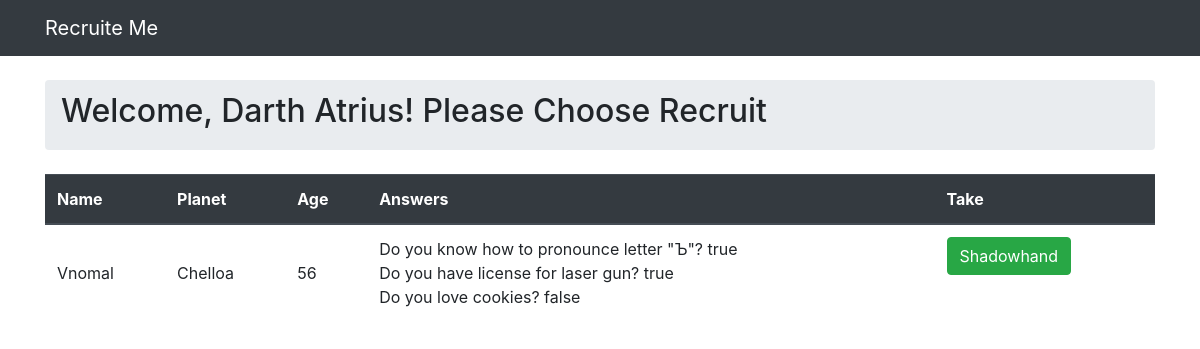
Page /sith/1 on the earlier database version.
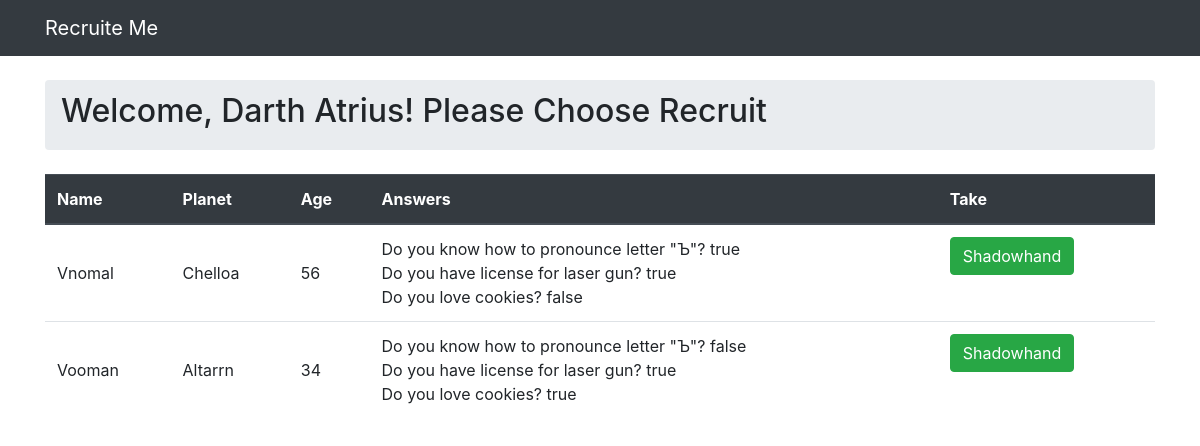
Same page on the later database version.
### recruit/models.py (models this page shows, shortened)
class Sith(models.Model):
    name = models.CharField(max_length=30)
    planet = models.ForeignKey(Planet, on_delete=models.CASCADE, related_name='siths')
    shadowhand = models.ManyToManyField(PassedTest, related_name='siths')

class PassedTest(models.Model):
    recruit = models.ForeignKey(Recruit, on_delete=models.CASCADE, related_name='passedtests')
    answers = models.ManyToManyField(Answer)

class Recruit(models.Model):
    name = models.CharField(max_length=50)
    planet = models.ForeignKey(Planet, on_delete=models.CASCADE, related_name='recruits')
    age = models.IntegerField()
    mail = models.EmailField()

class Planet(models.Model):
    name = models.CharField(max_length=60, unique=True)
    def __str__(self):
        return self.name

class Answer(models.Model):
    question = models.CharField(max_length=256)
    answer = models.CharField(max_length=6)

### recruit/views.py (the view, shortened to what this page needs)
# urls.py: path('sith/<int:pk>', views.ChooseRecruit.as_view(), name='choose_recruit')
class ChooseRecruit(View):
    def get(self, request, pk):
        sith = get_object_or_404(Sith, pk=pk)
        siths = Sith.objects.all()
        recruits = PassedTest.objects.all()
        return render(request, 'choose_recruits.html', {'sith': sith, 'recruits': recruits, 'siths': siths})

### templates/choose_recruits.html (shortened to what this page needs)
{% extends 'base.html' %}
{% block breadcrumb %}
    <h2>Welcome, {{ sith.name }}! Please Choose Recruit</h2>
{%  endblock %}
{% block content %}
    <table class="table">
        <thead class="thead-dark">
            <tr>
                <th>Name</th>
                <th>Planet</th>
                <th>Age</th>
                <th>Answers</th>
                <th> Take</th>
            </tr>
        </thead>
        <tbody>
            {% for recruit in recruits %}
               {% if not recruit.siths.exists %}
                <tr>
                    <td class="align-middle">
                        {{ recruit.recruit.name }}
                    </td>
                    <td class="align-middle">{{ recruit.recruit.planet }}</td>
                    <td class="align-middle">{{ recruit.recruit.age }}</td>
                    <td >
                        {% for answer in recruit.answers.all %}
                            {{ answer.question }}
                            {{ answer.answer }}
                            <br>
                        {% endfor %}
                        </td>
                    <td>{% if sith.shadowhand.all.count < 3 %}
                        <form method="post">
                             <button type="submit" class="btn btn-success" id="Shadowhand" name="Shadowhand" value="{{recruit.recruit.name}}">Shadowhand</button>
                    </form>
                        {% else %}
                        <p>You can't take more. You have already 3 &#x1F625;</p>
                            </td>
                        {% endif %}
                </tr>
                {% endif %}
            {% endfor %}
        </tbody>
    </table>
{% endblock %}

### templates/base.html (shortened to what this page needs)
{% load static %}
<!DOCTYPE html>
<html>
    <head>
        <link rel="stylesheet" href="https://stackpath.bootstrapcdn.com/bootstrap/4.3.1/css/bootstrap.min.css">
    </head>
    <body>
        {% block body %}
            <nav class="navbar navbar-expand-sm navbar-dark bg-dark">
                <div class="container">
                    <a class="navbar-brand" href="{% url 'home' %}">Recruite Me</a>
                </div>
            </nav>
            <div class="container">
                <ol class="breadcrumb my-4">
                    {% block breadcrumb %}
                    {% endblock %}
                </ol>
                {% block content %}
                {% endblock %}
            </div>
        {%  endblock %}
    </body>
</html>

Differences in the rows shown:
added PassedTest: recruit.name "Vooman", recruit.planet "Altarrn", recruit.age "34"
added Answer: question "Do you know how to pronounce letter \"Ъ\"?", answer "false", shown under "Vooman"
added Answer: question "Do you have license for laser gun?", answer "true", shown under "Vooman"
added Answer: question "Do you love cookies?", answer "true", shown under "Vooman"
